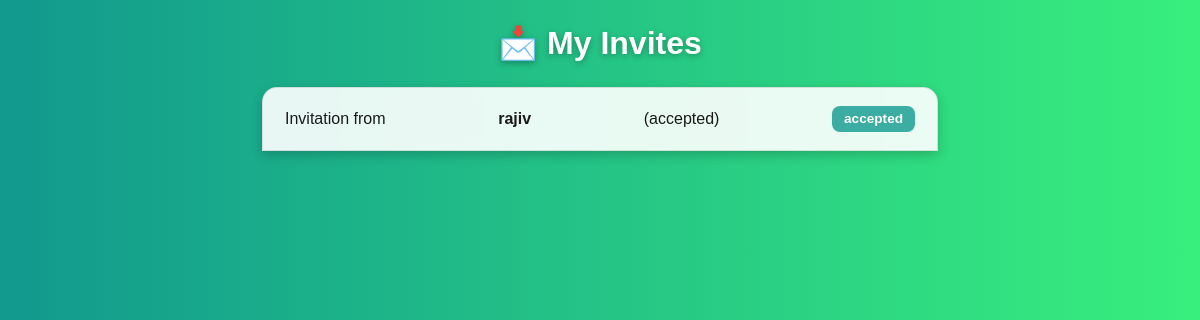
The page /my_invites (signed in) on the database as committed earlier.
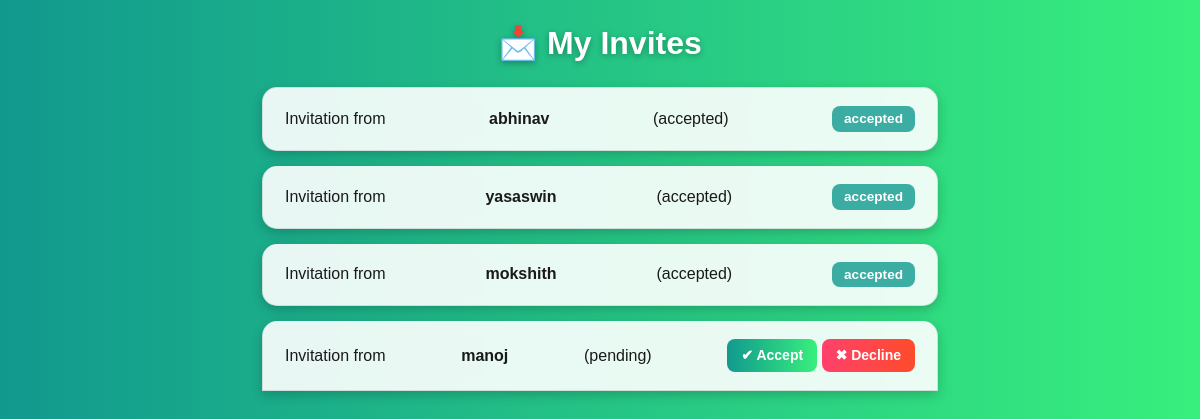
The same page on the database as committed later.
### tables this page shows
CREATE TABLE invites (
            id INTEGER PRIMARY KEY AUTOINCREMENT,
            sender_id INTEGER NOT NULL,
            receiver_id INTEGER NOT NULL,
            status TEXT DEFAULT 'pending',
            FOREIGN KEY (sender_id) REFERENCES users(id),
            FOREIGN KEY (receiver_id) REFERENCES users(id)
        );

CREATE TABLE users (
            id INTEGER PRIMARY KEY AUTOINCREMENT,
            username TEXT UNIQUE NOT NULL,
            email TEXT UNIQUE NOT NULL,
            password TEXT NOT NULL,
            fullname TEXT,
            contact TEXT,
            resume TEXT,
            skills TEXT,
            domain TEXT
        );

### app.py (the view)
@app.route("/my_invites")
def my_invites():
    if "user_id" not in session:
        return redirect(url_for("login"))
    conn = get_db_connection()
    invites = conn.execute("""
        SELECT invites.id, users.username AS sender, invites.status
        FROM invites
        JOIN users ON invites.sender_id = users.id
        WHERE invites.receiver_id = ?
    """, (session["user_id"],)).fetchall()
    conn.close()
    return render_template("my_invites.html", invites=invites)

### app.py (called while the page is built)
def get_db_connection():
    conn = sqlite3.connect("users.db")
    conn.row_factory = sqlite3.Row
    return conn

### templates/my_invites.html (shortened to what this page needs)
<!DOCTYPE html>
<html lang="en">
<head>
  <link href="https://cdn.jsdelivr.net/npm/bootstrap@5.3.2/dist/css/bootstrap.min.css" rel="stylesheet">
</head>
<body class="container mt-4">
  <h2>📩 My Invites</h2>
  {% for invite in invites %}
    <li class="list-group-item d-flex justify-content-between align-items-center">
      Invitation from <b>{{ invite["sender"] }}</b> ({{ invite["status"] }})
      {% if invite["status"] == "pending" %}
      <div>
        <form action="{{ url_for('respond_invite', invite_id=invite['id'], action='accept') }}" method="post" style="display:inline;">
          <button type="submit" class="btn btn-success btn-sm">✔ Accept</button>
        </form>
        <form action="{{ url_for('respond_invite', invite_id=invite['id'], action='reject') }}" method="post" style="display:inline;">
          <button type="submit" class="btn btn-danger btn-sm">✖ Decline</button>
        </form>
      </div>
      {% else %}
        <span class="badge">{{ invite["status"] }}</span>
      {% endif %}
    </li>
  {% endfor %}
</body>
</html>
</html>

### templates/my_invites.html (style rules this page uses)
body { background: linear-gradient(to right, #11998e, #38ef7d); color: #1a1a1a; font-family: Arial, sans-serif; min-height: 100vh; }
.container { max-width: 700px; }
h2 { text-align: center; margin-bottom: 25px; font-weight: bold; color: #ffffff; text-shadow: 0 2px 6px rgba(0,0,0,0.3); }
.list-group-item { background: rgba(255, 255, 255, 0.9); color: #1a1a1a; border: 1px solid rgba(0,0,0,0.1); border-radius: 15px; margin-bottom: 15px; padding: 18px 22px; box-shadow: 0 4px 12px rgba(0,0,0,0.2); backdrop-filter: blur(4px); }
.btn-success { background: linear-gradient(to right, #11998e, #38ef7d); border: none; font-weight: 600; padding: 6px 14px; border-radius: 8px; color: #fff; transition: transform 0.2s ease-in-out, box-shadow 0.2s; }
.btn-danger { background: linear-gradient(to right, #ff416c, #ff4b2b); border: none; font-weight: 600; padding: 6px 14px; border-radius: 8px; color: #fff; transition: transform 0.2s ease-in-out, box-shadow 0.2s; }
.badge { font-size: 0.85rem; padding: 6px 12px; border-radius: 8px; background: rgba(17, 153, 142, 0.8); color: #fff; }

Rows that differ between the two databases and show on the page:
changed through a linked row, invites: sender "rajiv" → "abhinav"
now on this page (row edited): invites: sender "yasaswin", status "accepted"
added invites: sender "mokshith", status "accepted"
added invites: sender "manoj", status "pending"
